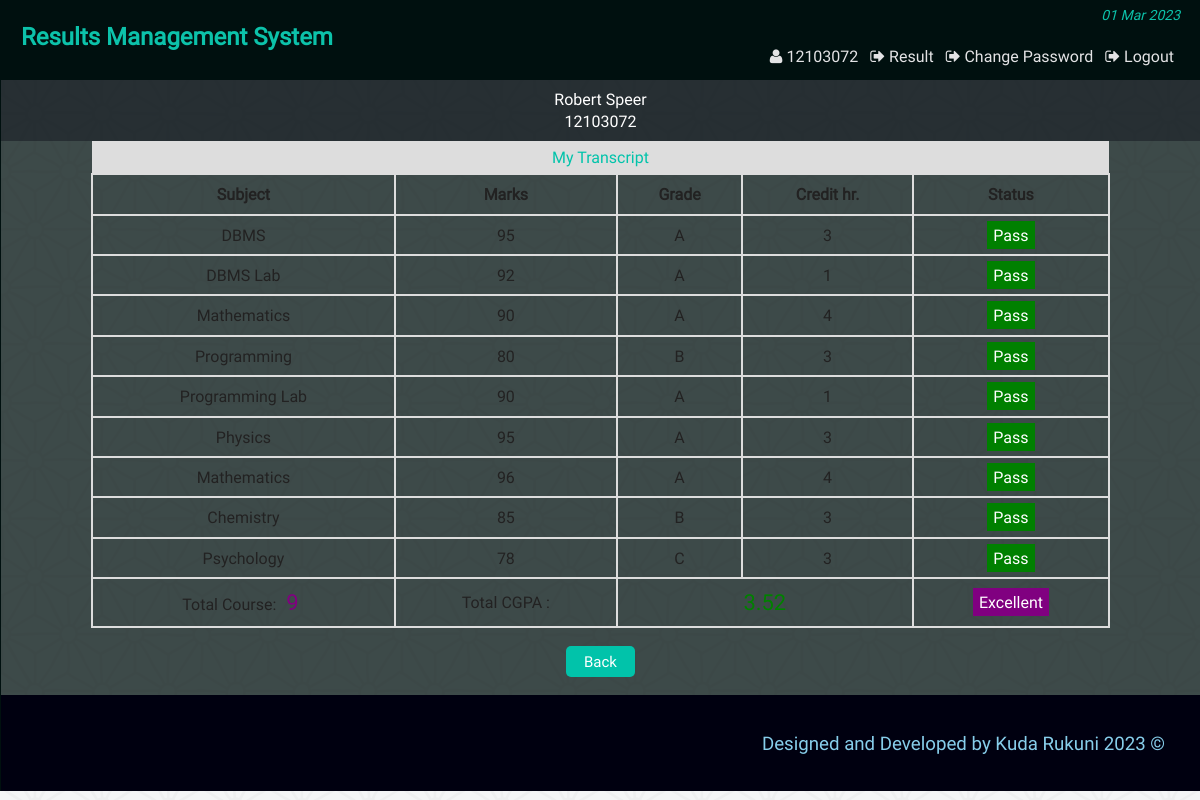
/view_single_cgpa.php?vr=12103072&vn=Robert Speer (signed in), run on the app's committed database.
### tables this page shows
CREATE TABLE `result` (
  `id` int(11) NOT NULL,
  `st_id` int(11) NOT NULL,
  `marks` int(5) NOT NULL,
  `sub` varchar(50) NOT NULL,
  `semester` varchar(20) NOT NULL
);

### php/functions.php (called while the page is built, shortened)
<?php
class login_registration_class{
	public function view_cgpa($stid){
		global $conn;
		$sql = "select * from result where st_id='$stid'";
		$result = $conn->query($sql);
		return $result;
	}
};
?>

### view_single_cgpa.php (the view, shortened to what this page needs)
<?php
	require "php/config.php";
	require_once "php/functions.php";
	$user = new login_registration_class();
	if(isset($_REQUEST['vr'])){
		$stid = $_REQUEST['vr'];
		$name = $_REQUEST['vn'];
	}
?>
<?php
	include "php/headertop.php";
?>
<div class="all_student fix">
	<?php
		function credit_hour($x){
			if($x=="DBMS") return 3;
			elseif($x == "DBMS Lab") return 1;
			elseif($x == "Mathematics") return 4;
			elseif($x == "Programming") return 3;
			elseif($x == "Programming Lab") return 1;
			elseif($x == "English") return 4;
			elseif($x == "Physics") return 3;
			elseif($x == "Chemistry") return 3;
			elseif($x == "Psychology") return 3;
		}
		function grade_point($gd){
			if($gd<60) return 0;
			elseif($gd>=60 && $gd<70) return 1;
			elseif($gd>=70 && $gd<80) return 2;
			elseif($gd>=80 && $gd<90) return 3;
			elseif($gd>=90 && $gd<=100) return 4;
		}
	?>
	<div class="fix">
	<p style="text-align:center;color:#fff;background:#0000105e;margin:0;padding:8px;"><?php echo $name."<br> " . $stid; ?></p>
	</div>
	<div  class="fix">
		<p style='text-align:center;background:#ddd;color:#01C3AA;padding:5px;width:84%;margin:0 auto'>My Transcript</p>
	</div>
<?php
	$i=0;
	$ch = 0;
	$gp = 0;
	$get_result = $user->view_cgpa($stid);
	if($get_result && ($get_result->num_rows)>0){
?>
	<table class="tab_two" style="text-align:center;width:85%;margin:0 auto">
		<th>Subject</th>
		<th>Marks</th>
		<th>Grade</th>
		<th>Credit hr.</th>
		<th>Status</th>
<?php
		while($rows = $get_result->fetch_assoc()){
		$i++;
		$ch = $ch + credit_hour($rows['sub']);
?>
		<tr>
			<td><?php echo $rows['sub']; ?></td>
			<td><?php echo $rows['marks']; ?></td>
			<td>
<?php
				$mark = $rows['marks'];
				if($mark<60){echo "F";}
				elseif($mark>=60 && $mark<70){echo "D";}
				elseif($mark>=70 && $mark<80){echo "C";}
				elseif($mark>=80 && $mark<90){echo "B";}
				elseif($mark>=90 && $mark<=100){echo "A";}
				$gp = $gp + (credit_hour($rows['sub']) * grade_point($rows['marks']));
?>
			</td>
			<td><?php echo credit_hour($rows['sub']); ?></td>
			<td>
<?php
				$stat = $rows['marks'];
				if($stat<60){
					echo "<span style='background:red;padding:3px 11px;color:#fff;'>Fail</span>";
				}elseif($stat>=60 && $stat<70){
					echo "<span style='background:yellow'>Retake</span>";
				}else{
					echo "<span style='background:green;padding:3px 6px;color:#fff;'>Pass</span>";
				}
?>
			</td>
		</tr>
<?php } ?>
		<tr>
			<td><?php echo "Total Course: <span style='color:#800080;padding:3px 6px;font-size:22px'>".$i."</span>"; ?></td>
			<td colspan="1">Total CGPA : </td>
			<td colspan="2">
<?php
				$sg = $gp/$ch;
				echo "<span style='color:green;padding:3px 6px;font-size:22px'>" . round($sg,2) . "</span>"; ?>
			</td>
			<td>
<?php
				if($sg>=3.5){
					echo "<span style='background:purple;padding:3px 6px;color:#fff;'>Excellent";
				}elseif($sg>=3.0 && $sg<3.5){
					echo "<span style='background:green;padding:3px 6px;color:#fff;'>Good";
				}elseif($sg>=2.5 && $sg<3.0){
					echo "<span style='background:gray;padding:3px 6px;color:#fff;'>Average";
				}else{
					echo "<span style='background:red;padding:3px 6px;color:#fff;'>Probation";
				}
?>
			</td>
		</tr>
	</table>
<?php
	}
	else{
		echo  "<p style='color:red;text-align:center'>Nothing Found</p>";
	}
?>
	<div class="back fix">
		<p style="text-align:center"><a href="view_single_result.php?vr=<?php echo $stid?>&vn=<?php echo $name?>"><button class="editbtn">Back</button></a></p>
	</div>
</div>
<?php include "php/footerbottom.php";?>

### css/main.css (style rules this page uses)
html { color: #222; font-size: 1em; line-height: 1.4; }
a { text-decoration:none; }
.fix { overflow:hidden; }
body { font-family:roboto !important; background: #00100fbf url(../img/ptrn.png) repeat fixed; }
.st_reg th, td { padding: 8px; }
.editbtn { background-color: #01C3AA; border: none; border-radius:5px; color: white; padding: 5px 18px; text-align: center; text-decoration: none; display: inline-block; font-size: 15px; margin: 2px 1px; cursor: pointer; }
.all_student { min-height:450px; }
table.att_tab tr,td,th { border:2px solid #ddd; border-collapse:collapse; padding:8px; }

### data on the page
result: sub "DBMS", marks "95", shows "A", sub "3", shows "Pass"
result: sub "DBMS Lab", marks "92", shows "A", sub "1", shows "Pass"
result: sub "Mathematics", marks "90", shows "A", sub "4", shows "Pass"
result: sub "Programming", marks "80", shows "B", sub "3", shows "Pass"
result: sub "Programming Lab", marks "90", shows "A", sub "1", shows "Pass"
result: sub "Physics", marks "95", shows "A", sub "3", shows "Pass"
result: sub "Mathematics", marks "96", shows "A", sub "4", shows "Pass"
result: sub "Chemistry", marks "85", shows "B", sub "3", shows "Pass"
result: sub "Psychology", marks "78", shows "C", sub "3", shows "Pass"

### other printed values
$sid "12103072"
$name "Robert Speer"
$stid "12103072"
